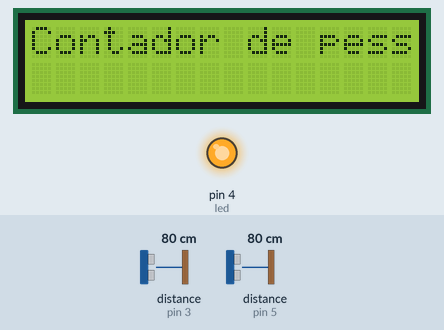
Recording of a sketch running on a simulated Arduino Uno, built with avr-gcc and run on an emulated ATmega328P. Shown: 16×2 character LCD, output pins drawn as LEDs (lit = HIGH). The inputs (shaded band) are chosen by the test bench; at power-on: distance to the obstacle (sensors on pin 5, pin 3) 80 cm. The echo pulse lasts 58.3 µs per cm; what the sketch prints to the serial monitor is not drawn.

Above: at 0.1 s.
At 2.2 s:
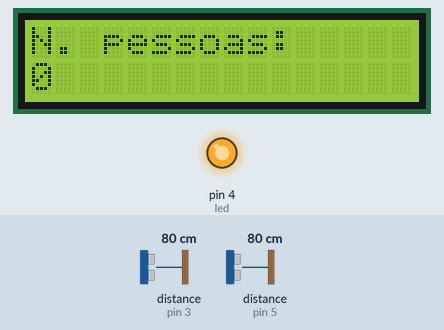
2.3 s: distance to the obstacle (sensor on pin 5) set to 18 cm
5.3 s: distance to the obstacle (sensor on pin 3) set to 53 cm
8.3 s: distance to the obstacle (sensor on pin 3) set to 46 cm
At 9.4 s:
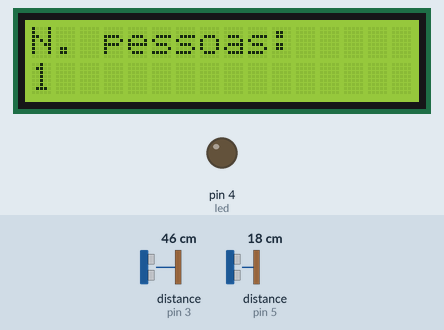
Timing chart, 0 to 11.3 s (numbered marks = the images above; inputs shaded):
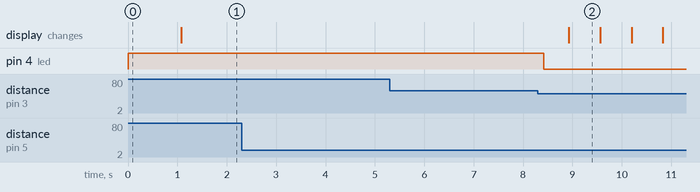

The sketch:

visitor-counter.ino
```cpp
#include<LiquidCrystal.h>
#include <HCSR04.h>

#define led 4
#define triggerPin1 6
#define triggerPin2 7
#define echoPin1 5
#define echoPin2 3
#define delayTime 60
#define delayAfterCount 100
#define deltaPass 500
#define minDist 50

int count = 0;
unsigned long time1 = 0;
unsigned long time2 = 0;
int delta = 0;

LiquidCrystal lcd(13, 12, 11, 10, 9, 8);
HCSR04 hc1(triggerPin1, echoPin1);
HCSR04 hc2(triggerPin2, echoPin2);

void setup()
{
  pinMode(led, OUTPUT);
  ledOff();
  Serial.begin(9600);
  initializeLcd();
}

void ledOff() {
  digitalWrite(led, HIGH);
}

void ledOn() {
  digitalWrite(led, LOW);
}

void initializeLcd() {
  lcd.begin(16,2);
  lcd.print("Contador de pessoas");
  delay(1000);
  lcd.clear();
  showCountOnLCD(count);
}

void showCountOnLCD(int count) {
  lcd.clear();
  lcd.print("N. pessoas: ");
  lcd.setCursor(0,1);
  lcd.print(count);
}

void loop()
{
  time1 = getTimePassenger1(time1);
  delay(delayTime);
  time2 = getTimePassenger2(time2);
  delay(delayTime);

  printDist();

  if (time1 > 0 && time2 > 0 ) {
    printTime(time1, time2, delta);
    delta = time2 - time1;
    if (abs(delta) < deltaPass) {
      if (time1 < time2) {
        IN();
      } else if (time2 < time1) {
        OUT();
      }
    }

    time1 = 0;
    time2 = 0;
    Serial.println("");
    delay(500);
  }

  showCountOnLCD(count);
  // printSerial(time1, time2);
}

unsigned long getTimePassenger1(unsigned long lastTime) {
  unsigned long time = lastTime;
  float dist = hc1.dist();

  time = decideTime(dist, lastTime);

  return time;
}

unsigned long decideTime(float dist, unsigned long lastTime) {
  unsigned long newTime = millis();
  int deltaLastTime;

  if (dist == 0 || dist > minDist) {
    deltaLastTime = abs(newTime - lastTime);

    if (deltaLastTime > 1000) {
      newTime = 0;
    } else {
      newTime = lastTime;
    }
  }

  return newTime;
}

unsigned long getTimePassenger2(unsigned long lastTime) {
  unsigned long time = lastTime;
  float dist = hc2.dist();

  time = decideTime(dist, lastTime);

  return time;
}

void IN()
{
    ledOn();
    count++;
    Serial.print("   IN");
}

void OUT()
{
  if (count > 0) {
    count--;
  }

  if (count == 0) {
    ledOff();
  }
  Serial.print("   OUT");
}

// void printSerial(unsigned long time1, unsigned long time2) {
//   printTime(time1, time2);
//   printDist();
// }

void printTime(unsigned long time1, unsigned long time2, int delta) {
  if (time1 || time2) {
    Serial.print("S1: ");
    Serial.print(time1);
    Serial.print("   S2: ");
    Serial.print(time2);
    Serial.print("    DIF: ");
    Serial.print(delta);
  }
}

void printDist() {
  float d1 = hc1.dist();
  float d2 = hc2.dist();

  Serial.print("S1: ");
  Serial.print(d1);
  Serial.print("cm   ");
  Serial.print("S2: ");
  Serial.print(d2);
  Serial.println("cm");
}
```

Measured:
- the behaviour switches between 51 and 50 cm on distance to the obstacle (sensor on pin 3) (found by bisection; images 1 and 2)
- after the input at 2.3 s, every drawn part: stays the same
- after the input at 5.3 s, every drawn part: stays the same
- after the input at 8.3 s, pin 4 (led): HIGH → LOW after 0.12 s; the display: changes after 0.63 s (image 2)
- what the display in image 2 shows lasts 0.7 s, from 8.9 s to 9.6 s
